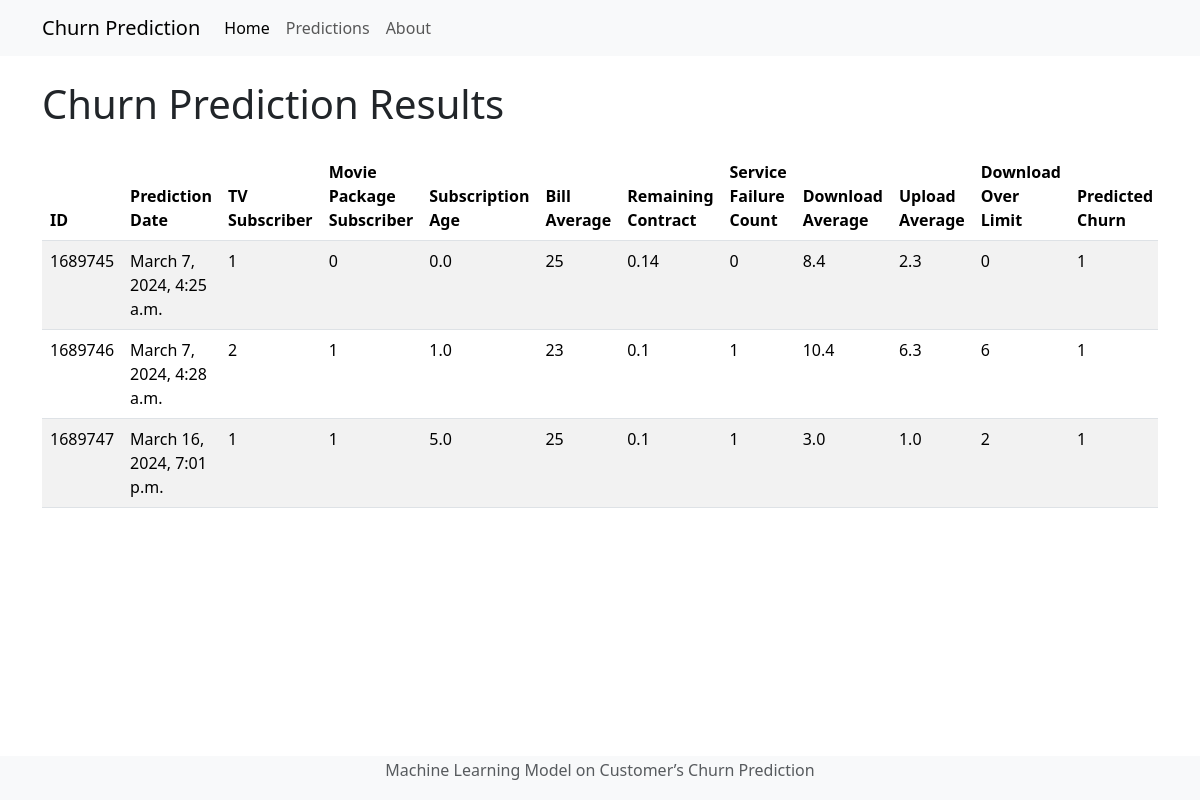
The page /predictions/ on the database its author committed.
### churn_pred/models.py (models this page shows, shortened)
class ChurnPredictionResult(models.Model):
    id = models.AutoField(primary_key=True)  # Add the ID field
    prediction_date = models.DateTimeField(auto_now_add=True)
    is_tv_subscriber = models.IntegerField()
    is_movie_package_subscriber = models.IntegerField()
    subscription_age = models.FloatField()
    bill_avg = models.IntegerField()
    remaining_contract = models.FloatField()
    service_failure_count = models.IntegerField()
    download_avg = models.FloatField()
    upload_avg = models.FloatField()
    download_over_limit = models.IntegerField()
    predicted_churn = models.IntegerField()

### churn_pred/views.py (the view)
# urls.py: path('predictions/', views.list_predictions, name='prediction_list'),
def list_predictions(request):
    predictions = ChurnPredictionResult.objects.all()
    return render(request, 'churn_pred/prediction_list.html', {'predictions': predictions})

### churn_pred/templates/churn_pred/prediction_list.html (shortened to what this page needs)
{% extends 'base.html' %}
{% load bootstrap5 %}
{% block content %}
<div class="container">
    <h1 class="my-4">Churn Prediction Results</h1>
    <div class="table-responsive">
        <table class="table table-striped">
            <thead>
                <tr>
                    <th>ID</th>
                    <th>Prediction Date</th>
                    <th>TV Subscriber</th>
                    <th>Movie Package Subscriber</th>
                    <th>Subscription Age</th>
                    <th>Bill Average</th>
                    <th>Remaining Contract</th>
                    <th>Service Failure Count</th>
                    <th>Download Average</th>
                    <th>Upload Average</th>
                    <th>Download Over Limit</th>
                    <th>Predicted Churn</th>
                </tr>
            </thead>
            <tbody>
                {% for prediction in predictions %}
                <tr>
                    <td>{{ prediction.id }}</td>
                    <td>{{ prediction.prediction_date }}</td>
                    <td>{{ prediction.is_tv_subscriber }}</td>
                    <td>{{ prediction.is_movie_package_subscriber }}</td>
                    <td>{{ prediction.subscription_age }}</td>
                    <td>{{ prediction.bill_avg }}</td>
                    <td>{{ prediction.remaining_contract }}</td>
                    <td>{{ prediction.service_failure_count }}</td>
                    <td>{{ prediction.download_avg }}</td>
                    <td>{{ prediction.upload_avg }}</td>
                    <td>{{ prediction.download_over_limit }}</td>
                    <td>{{ prediction.predicted_churn }}</td>
                </tr>
                {% endfor %}
            </tbody>
        </table>
    </div>
</div>
{% endblock %}

### templates/base.html (shortened to what this page needs)
<!DOCTYPE html>
<html lang="en">
<head>
    {% load bootstrap5 %}
    {% bootstrap_css %}
</head>
<body>
    <nav class="navbar navbar-expand-lg navbar-light bg-light">
        <div class="container">
            <a class="navbar-brand" href="{% url 'predict_churn' %}">Churn Prediction</a>
            <div class="collapse navbar-collapse" id="navbarSupportedContent">
                <ul class="navbar-nav me-auto mb-2 mb-lg-0">
                    <li class="nav-item">
                        <a class="nav-link active" aria-current="page" href="{% url 'predict_churn' %}">Home</a>
                    </li>
                    <li class="nav-item">
                        <a class="nav-link" href="{% url 'prediction_list' %}">Predictions</a>
                    </li>
                    <li class="nav-item">
                        <a class="nav-link" href="{% url 'about' %}">About</a>
                    </li>
                </ul>
            </div>
        </div>
    </nav>
    {% block content %}{% endblock %}
    <footer class="footer mt-4">
        <div class="container">
            <p class="text-muted">Machine Learning Model on Customer’s Churn Prediction</p>
        </div>
    </footer>
</body>
</html>

### templates/base.html (style rules this page uses)
.footer { position: fixed; bottom: 0; width: 100%; background-color: #f8f9fa; padding: 2px; text-align: center; }
html, body { height: 100%; }
body { display: flex; flex-direction: column; }

### rows shown on the page
ChurnPredictionResult: id "1689745", prediction_date "March 7, 2024, 4:25 a.m.", is_tv_subscriber "1", is_movie_package_subscriber "0", subscription_age "0.0", bill_avg "25", remaining_contract "0.14", service_failure_count "0", download_avg "8.4", upload_avg "2.3", download_over_limit "0", predicted_churn "1"
ChurnPredictionResult: id "1689746", prediction_date "March 7, 2024, 4:28 a.m.", is_tv_subscriber "2", is_movie_package_subscriber "1", subscription_age "1.0", bill_avg "23", remaining_contract "0.1", service_failure_count "1", download_avg "10.4", upload_avg "6.3", download_over_limit "6", predicted_churn "1"
ChurnPredictionResult: id "1689747", prediction_date "March 16, 2024, 7:01 p.m.", is_tv_subscriber "1", is_movie_package_subscriber "1", subscription_age "5.0", bill_avg "25", remaining_contract "0.1", service_failure_count "1", download_avg "3.0", upload_avg "1.0", download_over_limit "2", predicted_churn "1"
